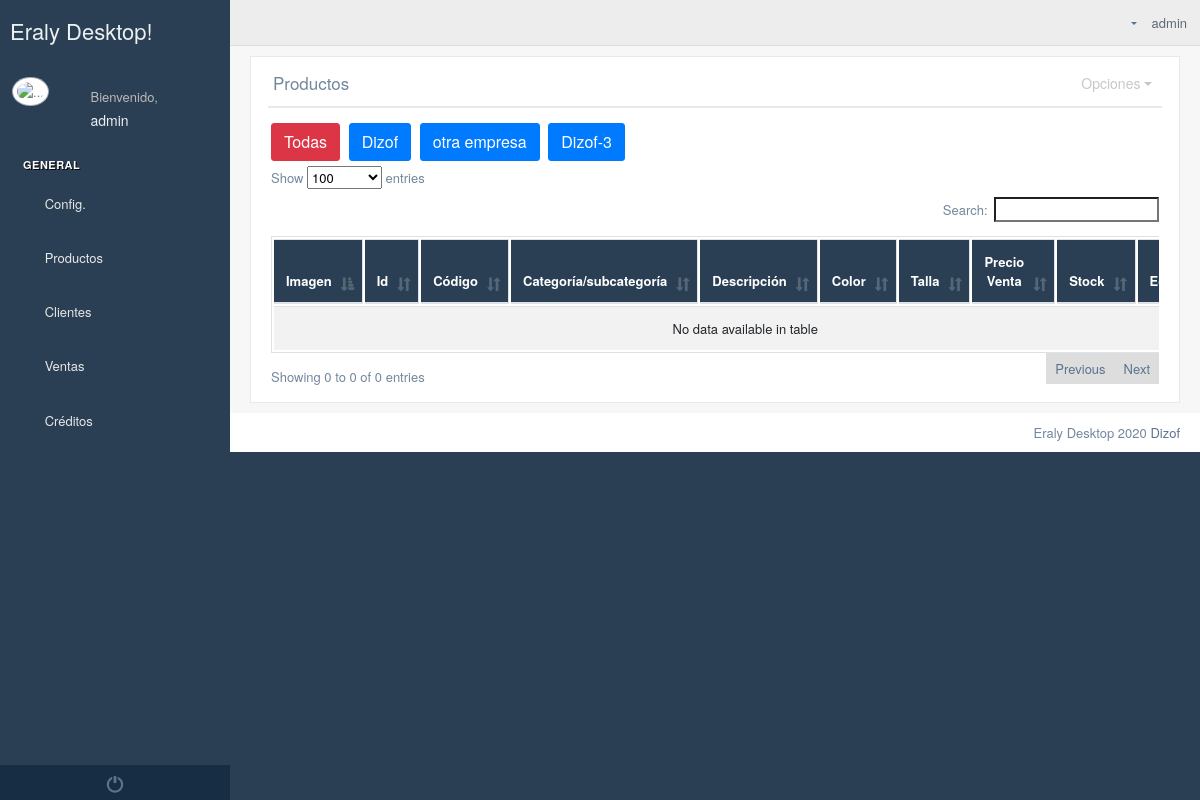
Before: /products/?empresa=1 (signed in) with the older database file.
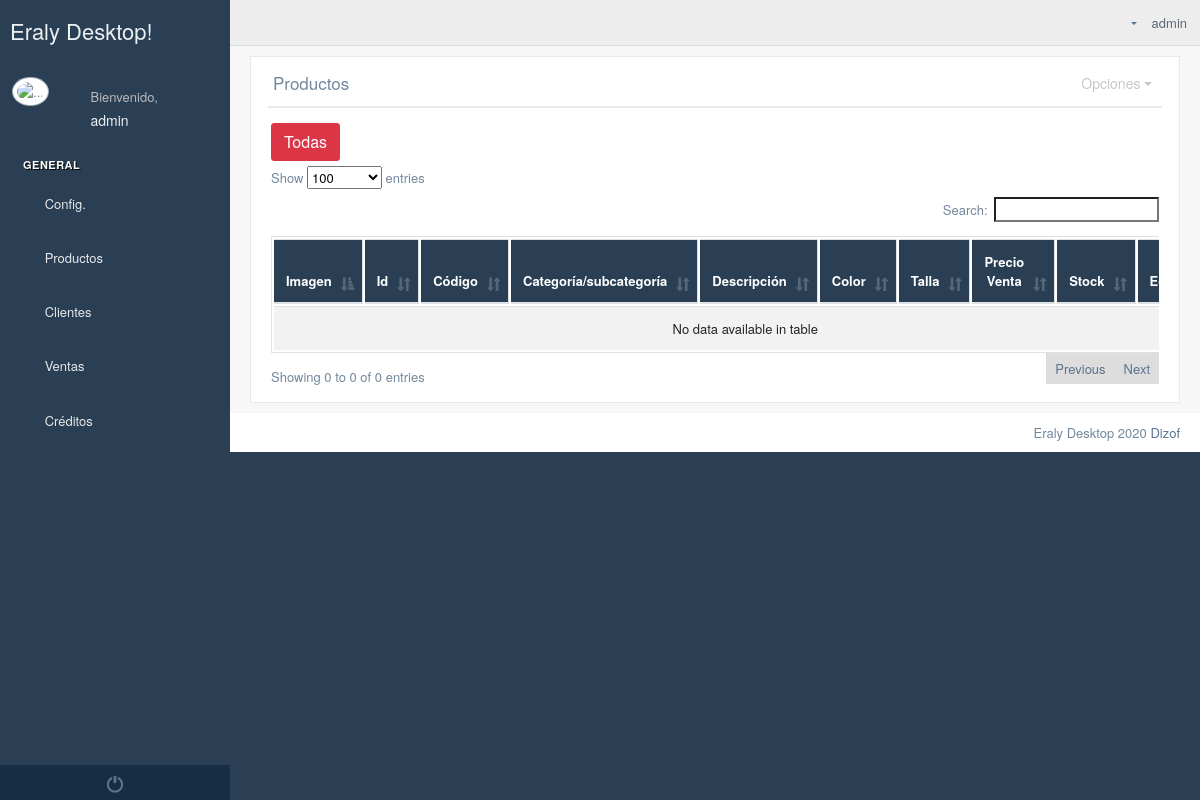
After: the same page with the newer database file.
### Empresa/models.py (models this page shows, shortened)
class Establecimiento(models.Model):
    logo=models.ImageField(upload_to="logos/establecimientos",null=True,blank=True)
    banner=models.ImageField(upload_to="banner/establecimientos",null=True,blank=True)
    pie_pagina=models.ImageField(upload_to="pie/establecimientos",null=True,blank=True)
    cabecera_tienda=models.ImageField(upload_to="logos/tienda",null=True,blank=True)
    color_encabezado_documentos=models.CharField(max_length=40, default="#ffffff")
    usuario=models.ForeignKey(User,on_delete=models.CASCADE)
    ruc=models.CharField(max_length=13)
    nombreComercial=models.CharField(max_length=60)
    representateLegal=models.CharField(max_length=60)
    slug = models.SlugField(max_length=255, unique=True, blank=True)
    descripcion = RichTextUploadingField(null=True, blank=True)
    ubicacion_gps = models.CharField(max_length=300,null=True,blank=True)
    correo_electronico=models.EmailField(max_length=600,null=True,blank=True)
    web=models.CharField(max_length=400,null=True,blank=True)
    facebook=models.CharField(max_length=400,null=True,blank=True)
    instagram=models.CharField(max_length=400, null=True, blank=True)
    youtube = models.CharField(max_length=400,null=True,blank=True)

### Producto/views.py (the view)
# urls.py: path("products/",productos),
def productos(request):
    productos=Productos.objects.filter(establecimiento__usuario=request.user)
    if request.GET.get('empresa'):
        productos = Productos.objects.filter(establecimiento_id=request.GET.get('empresa'))
    contexto={
        "productos":productos,
        "empresas":Establecimiento.objects.filter(usuario=request.user)
    }
    return render(request, "producto/productos.html",contexto)

### templates/producto/productos.html (shortened to what this page needs)
{% extends 'Home/index2.html' %}
{% block contenido_index %}
{% load static %}
{% load productosTags %}
    <div class="">
        <div class="row">
            <div class="col-md-12 col-sm-12 ">
                <div class="x_panel">
                    <div class="x_title">
                        <h2>Productos <small>del establecimientos</small></h2>
                        <ul class="nav navbar-right panel_toolbox">
                            <li class="dropdown">
                                <a href="#" class="dropdown-toggle" data-toggle="dropdown" role="button"
                                   aria-expanded="false">Opciones</a>
                            </li>
                        </ul>
                        <div class="clearfix"></div>
                    </div>
                    <div class="x_content">
                        <div class="row">
                            <div class="col-sm-12">
                            <a class="btn btn-danger" href="/products/">Todas</a>
                        {% for empresa in empresas %}
                        <a class="btn btn-primary" href="/products/?empresa={{ empresa.id }}">{{ empresa.nombreComercial }}</a>
                        {% endfor %}
                                <div class="card-box table-responsive">
                                    <table id="productos" class="table table-striped table-bordered" style="width:100%">
                                        <thead style="background-color: #2A3F54; color: white">
                                        <tr>
                                            <th style="text-align: center">Imagen</th>
                                            <th style="text-align: center">Id</th>
                                            <th style="text-align: center">Código</th>
                                            <th style="text-align: center">Categoría/subcategoría</th>
                                            <th style="text-align: center">Descripción</th>
                                            <th style="text-align: center">Color</th>
                                            <th style="text-align: center">Talla</th>
                                            <th style="text-align: center">Precio Venta</th>
                                            <th style="text-align: center">Stock</th>
                                            <th style="text-align: center">Editar</th>
                                        </tr>
                                        </thead>
                                        <tbody>
                                        </tbody>
                                    </table>
                                </div>
                            </div>
                        </div>
                    </div>
                </div>
            </div>
        </div>
    </div>
{% endblock %}

Changed rows visible on the page:
removed Establecimiento: nombreComercial "Dizof"
removed Establecimiento: nombreComercial "otra empresa"
removed Establecimiento: nombreComercial "Dizof-3"
